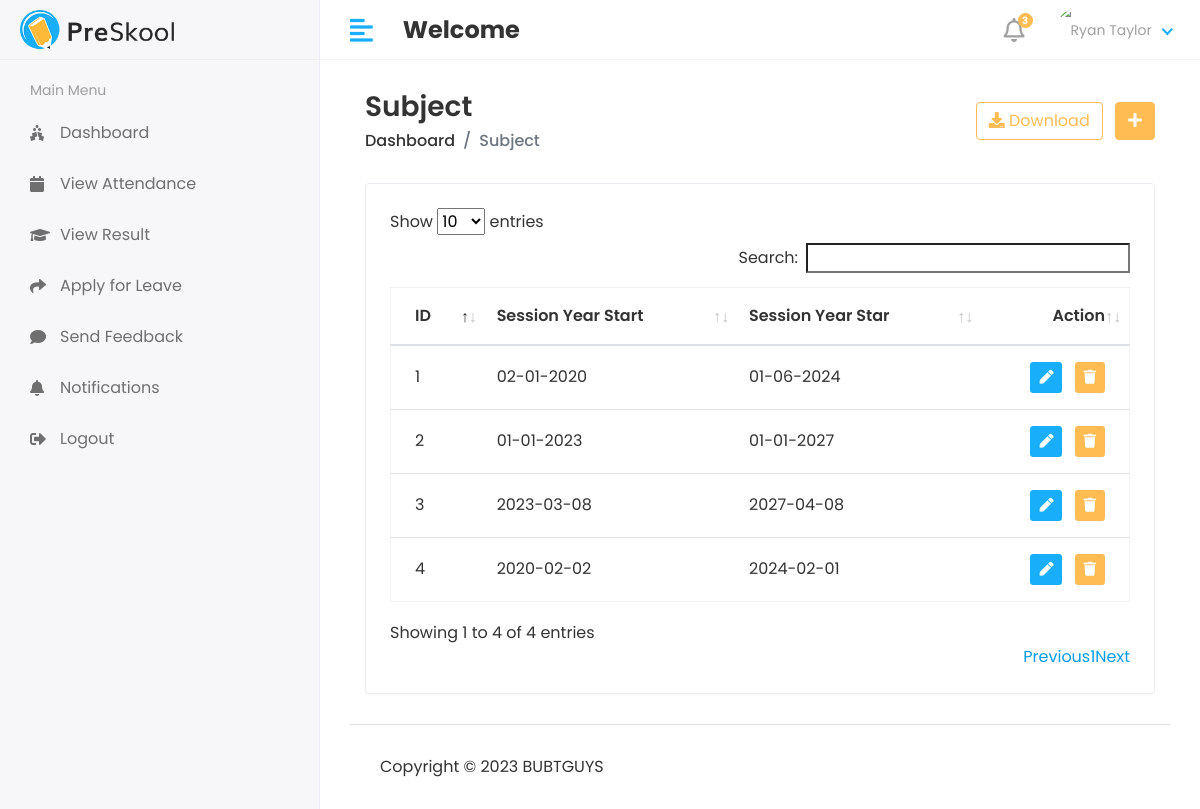
Page /Admin1/Session/View on the earlier database version.
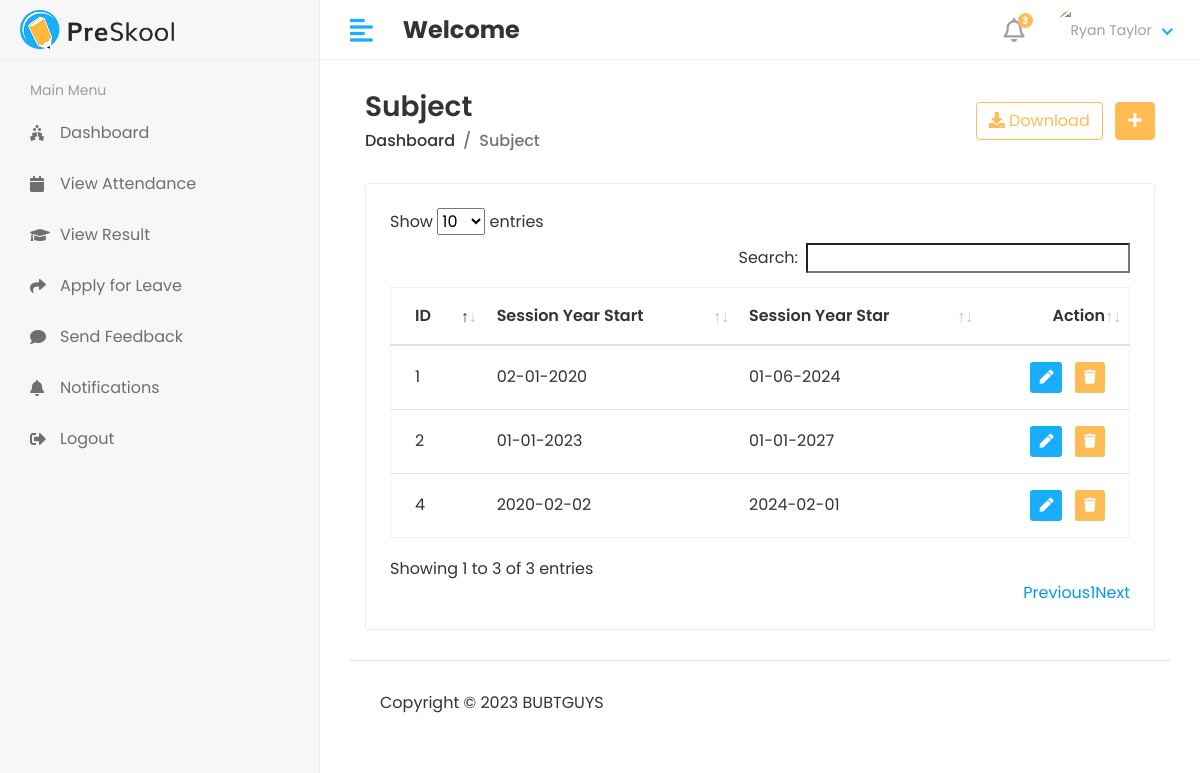
Same page on the later database version.
### app/models.py (models this page shows, shortened)
class Session_Year(models.Model):
    session_start=models.CharField(max_length=100)
    session_end=models.CharField(max_length=100)

### ticket/admin1.py (the view)
# urls.py: path('Admin1/Session/View',admin1.VIEW_SESSION, name='view_session'),
def VIEW_SESSION(request):
    session= Session_Year.objects.all()
    context={
        'session':session,
    }
    return render(request,'admin1/view_session.html',context)

### templates/admin1/view_session.html (shortened to what this page needs)
{% extends 'base.html' %}
{% block content %}
<div class="content container-fluid">
               <div class="page-header">
                  <div class="row align-items-center">
                     <div class="col">
                        <h3 class="page-title">Subject</h3>
                        <ul class="breadcrumb">
                           <li class="breadcrumb-item"><a href="index.html">Dashboard</a></li>
                           <li class="breadcrumb-item active">Subject</li>
                        </ul>
                     </div>
                     <div class="col-auto text-right float-right ml-auto">
                        <a href="#" class="btn btn-outline-primary mr-2"><i class="fas fa-download"></i> Download</a>
                        <a href="add-student.html" class="btn btn-primary"><i class="fas fa-plus"></i></a>
                     </div>
                  </div>
               </div>
               <div class="row">
                  <div class="col-sm-12">
                     <div class="card card-table">
                        <div class="card-body">
                           <div class="table-responsive">
                              <table id="table_id" class="table table-hover table-center mb-0">
                                 <thead>
                                    <tr>
                                       <th>ID</th>
                                       <th>Session Year Start</th>
                                        <th>Session Year Star</th>
                                       <th class="text-right">Action</th>
                                    </tr>
                                 </thead>
                                 <tbody>
                                 {% for i in session %}
                                    <tr>
                                       <td>{{i.id}}</td>
                                       <td>{{i.session_start}}</td>
                                        <td>{{i.session_end}}</td>
                                       <td class="text-right">
                                          <div class="actions">
                                             <a href="{% url 'edit_session' i.id %}" class="btn btn-sm bg-success-light mr-2">
                                             <i class="fas fa-pen"></i>
                                             </a>
                                             <a href="{% url 'delete_session' i.id %}" class="btn btn-sm bg-danger-light">
                                             <i class="fas fa-trash"></i>
                                             </a>
                                          </div>
                                       </td>
                                    </tr>
                                 {% endfor %}
                                 </tbody>
                              </table>
                           </div>
                        </div>
                     </div>
                  </div>
               </div>
            </div>
{% endblock %}

Differences in the rows shown:
removed Session_Year: id "3", session_start "2023-03-08", session_end "2027-04-08"
Other differences:
text written by a page script: "Show entries Search: Showing 1 to 4 of 4 entries Previous 1 Next" → "Show entries Search: Showing 1 to 3 of 3 entries Previous 1 Next"
